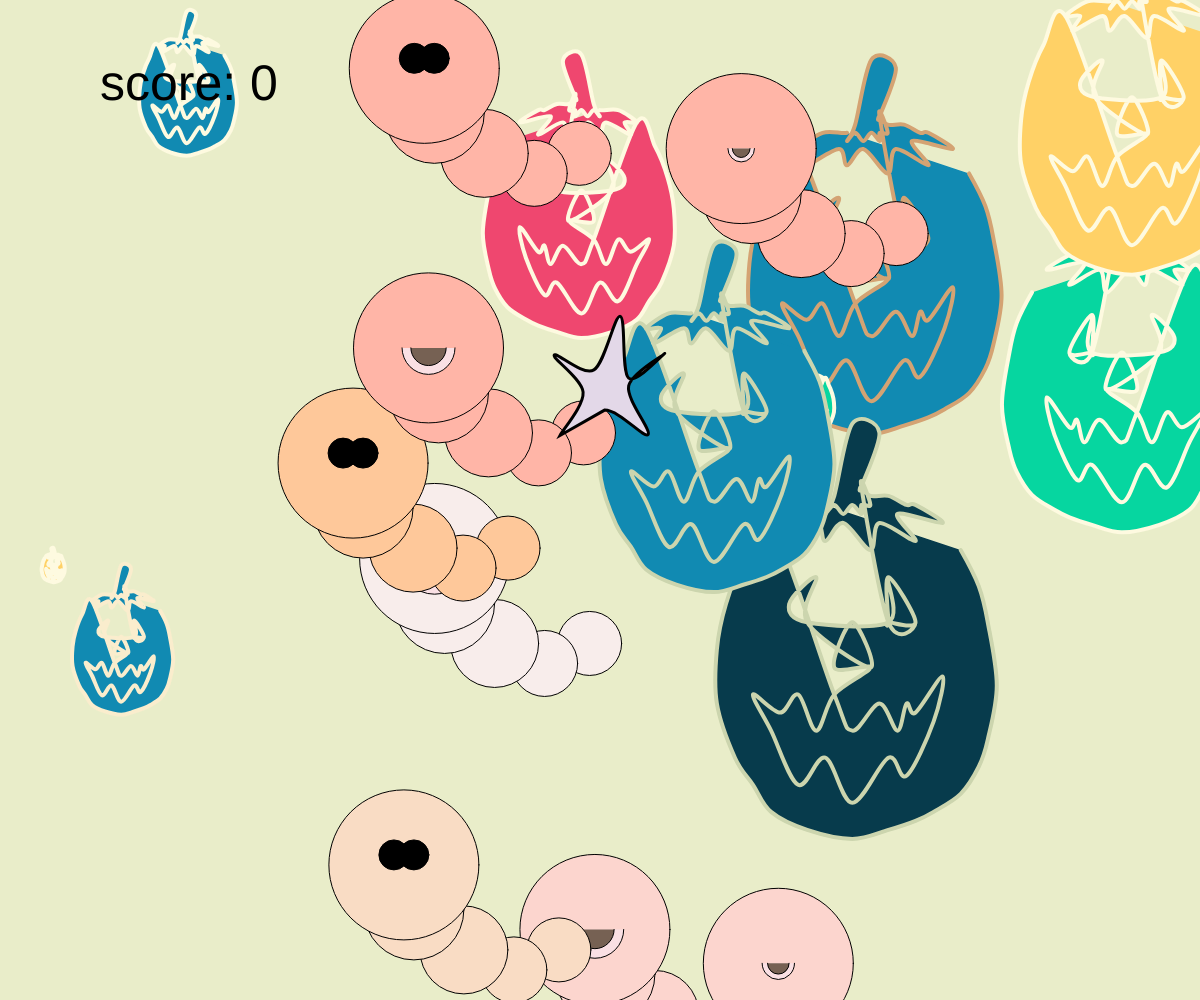
Frame 1 (no input)
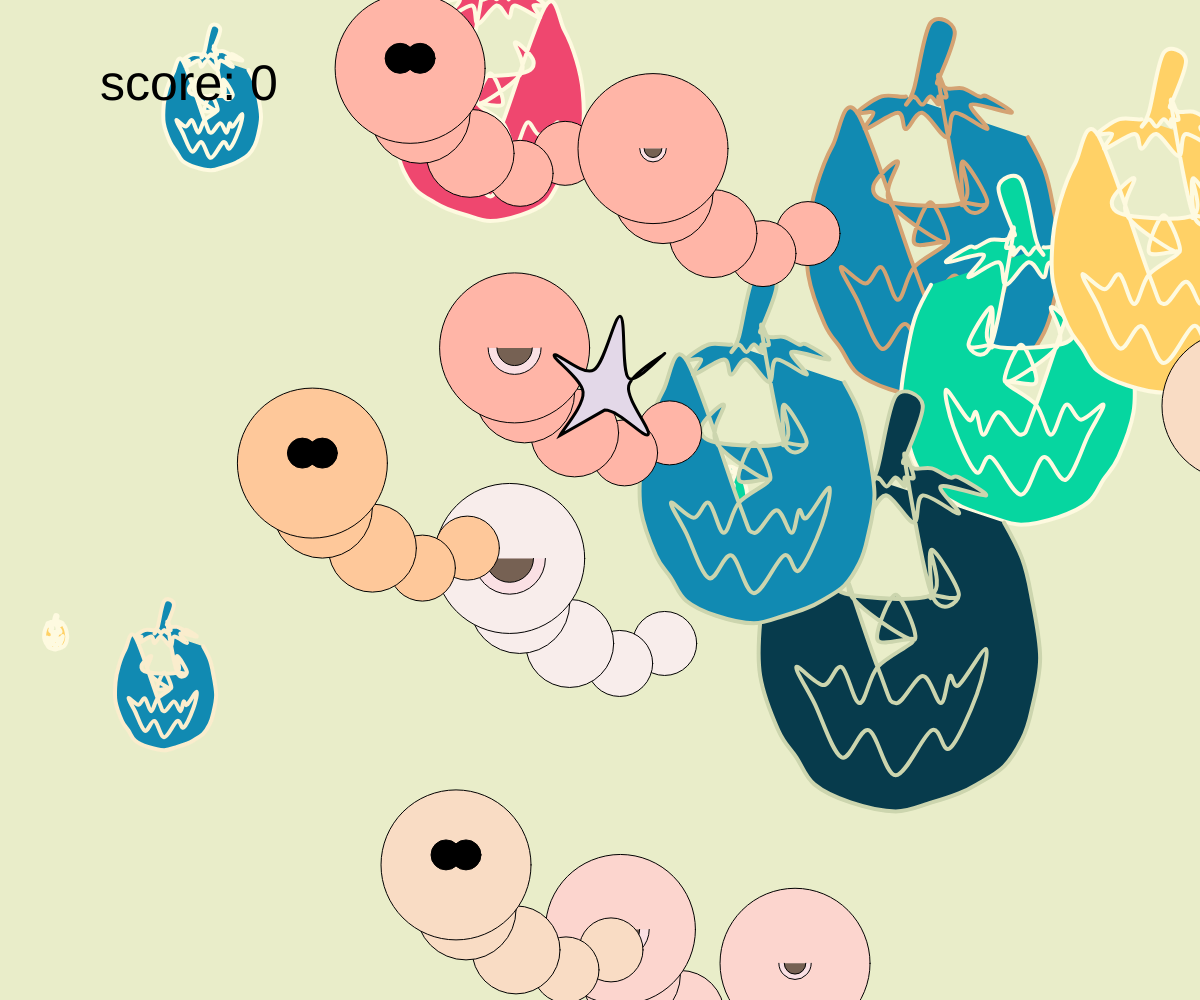
Frame 60 (no input)
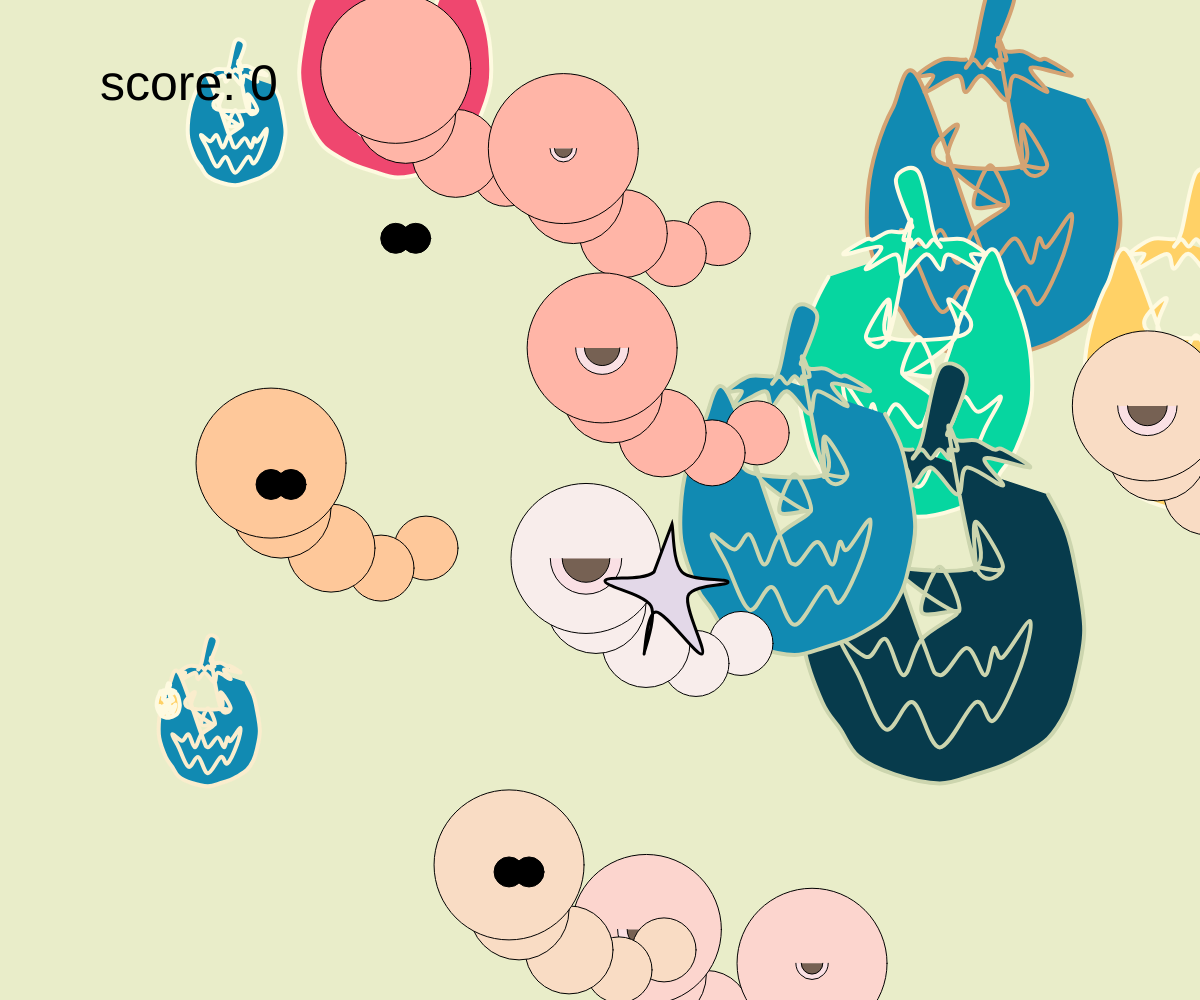
Frame 120 (the mouse pressed at the canvas centre since frame 60)

The p5.js sketch that drew these frames (run headless with seeded random() and noise() and a simulated clock; from frame 60 on, the mouse is pressed at the canvas centre):

// p5.js sketch
// ── sketch.js
//南瓜的葉子
let points1 =[[2, 15], [3, 14], [6, 14],[9, 12],[7, 12],[8, 10],[4, 12],[3, 10],[1, 12],[-2, 9],[-3, 12],[-7, 10],[-5, 13],[-10, 12],[-7, 14],[-6, 14],[-4, 15],[-2, 15],[-1, 16]];
//南瓜的蒂
let points2 = [[-1, 16],[-3, 22],[0,23],[2, 15],[3,13],[2,14],[1,13],[0,14],[-1,13],[-1,14],[-2,14],[-1,16]];
//南瓜的眼睛
let points3 = [[-4,1],[-7,1],[-4,6],[-4,1]]  //左眼
let points4 = [[5,1],[7,3],[4,6],[5,1]];  //右眼
//南瓜的鼻子
let points5 = [[-2,-4],[0,1],[2,-4],[-2,-4]];
//南瓜的嘴巴
let points6 = [[2,-7],[4,-11],[6,-7],[8,-9],[11,-7],[9,-11],[6,-17],[3,-14],[0,-19],[-4,-14],[-6,-16],[-9,-10],[-10,-5],[-7,-9],[-6,-8],[-5,-11],[-3,-8],[0,-11],[2,-7]];
//南瓜的頭
let points7 = [[9,12],[12,8],[14,3],[15,-2],[15,-8],[13,-14],[11,-17],[9,-20],[5,-22],[0,-23],[-4,-22],[-7,-21],[-9,-20],[-12,-18],[-14,-15],[-15,-12],[-16,-6],[-15,1],[-14,5],[-12,9],[-10,12]];
// 宣告子彈物件

//+++++++++++++設定南瓜每個部位會"填滿的顏色"+++++++++++++
var fill_colors1 = "064789-427aa1-ebf2fa-679436-a5be00".split("-").map(a=>"#"+a)  //充滿顏色時會有的顏色選項
var fill_colors2 = "d2ff96-edff7a-e8d33f-d17b0f".split("-").map(a=>"#"+a)  //充滿顏色時會有的顏色選項
var fill_colors3 = "502419-c7cb85-e7a977-ebbe9b".split("-").map(a=>"#"+a)  //充滿顏色時會有的顏色選項
var fill_colors4 = "502419-c7cb85-e7a977-ebbe9b".split("-").map(a=>"#"+a)  //充滿顏色時會有的顏色選項
var fill_colors5 = "fa7921-fe9920-b9a44c-566e3d-0c4767".split("-").map(a=>"#"+a)  //充滿顏色時會有的顏色選項
var fill_colors6 = "fa7921-fe9920-b9a44c-566e3d-0c4767".split("-").map(a=>"#"+a)  //充滿顏色時會有的顏色選項
var fill_colors7 = "ef476f-ffd166-06d6a0-118ab2-073b4c".split("-").map(a=>"#"+a)  //充滿顏色時會有的顏色選項
//+++++++++++++設定南瓜每個部位"邊框(線)的顏色"+++++++++++++
var line_colors1 = "044389-fcff4b-ffad05-7cafc4-5995ed".split("-").map(a=>"#"+a)  //南瓜葉子的顏色選項
var line_colors2 = "cdb4db-ffc8dd-ffafcc-bde0fe-a2d2ff".split("-").map(a=>"#"+a)  //南瓜蒂的顏色選項
var line_colors3 = "22223b-432818-132a13".split("-").map(a=>"#"+a)  //南瓜左眼的顏色選項
var line_colors4 = "22223b-432818-132a13".split("-").map(a=>"#"+a)  //南瓜右眼的顏色選項
var line_colors5 = "03071e-212529".split("-").map(a=>"#"+a)  //南瓜鼻子的顏色選項
var line_colors6 = "463f3a-8a817c-bcb8b1-f4f3ee-e0afa0".split("-").map(a=>"#"+a)  //南瓜嘴巴的顏色選項
var line_colors7 = "ccd5ae-e9edc9-fefae0-faedcd-d4a373".split("-").map(a=>"#"+a)  //南瓜頭的顏色選項


//++++++畫points(南瓜)所有"點"的物件變數++++++
var ball  //"目前要處理"的元件，暫時放在ball裡面
var balls = []  //把產生的"所有"的物件，為物件的倉庫，所有物件的資料都在裡面

//++++++設定飛彈物件的變數+++++++++
var bullet   //"目前要處理"的元件，暫時放在bullet裡面
var bullets = []  //把產生的"所有"的物件，為物件的倉庫，所有物件的資料都在裡面
//+++++++++++++++++++++++++++++++++

//++++++設定毛毛蟲物件的變數+++++++++
var caterpillar   //"目前要處理"的元件，暫時放在caterpillar裡面
var caterpillars = []  //把產生的"所有"的物件，為物件的倉庫，所有物件的資料都在裡面
//+++++++++++++++++++++++++++++++++

//++++++++++++設定砲台的位置
var starP
//+++++++++++++++

var score = 0

//宣告陣列
function setup() {
  createCanvas(windowWidth, windowHeight);
  starP= createVector(width/2,height/2) //預設砲台的位置為(width/2,height/2)
  for (var i=0 ; i<10 ; i=i+1){  //i=0、1，2，3，4....8，9 //迴圈繞30次
    ball = new Obj({})  //產生一個Obj class元件
    balls.push(ball)  //把ball裡面的所有物件放入到ball陣列內
  }
  for(var i=0;i<20;i=i+1){
    caterpillar = new Caterpillar({})
    caterpillars.push(caterpillar) //把caterpillar的物件放入到caterpillars的陣列內
  }
}
function draw() {
  background("#e9edc9");  //有背景顏色，才不會有暫留
  //for (var j = 0 ; j < balls.length ; j =  j+1 ){
  //  ball = balls[j]
  //  ball.draw()  //呼叫物件畫圖
  //  ball.update()  //呼叫物件移動
  //}
 
  if(keyPressed){
    if(key=="ArrowLeft"|| key=="a"){ //按下鍵盤的往左鍵
      starP.x=starP.x-5
    }
    if(key=="ArrowRight"|| key=="d"){//按下鍵盤的右鍵
      starP.x=starP.x+5
    }
    if(key=="ArrowUp"|| key=="w"){//按下鍵盤的往上鍵
      starP.y=starP.y-5
    }
    if(key=="ArrowDown"|| key=="s"){//按下鍵盤的往下鍵
      starP.y=starP.y+5
    }

  }

//南瓜的顯示(產生)
  for (let ball of balls)  //只要是陣列的方式，都可以利用此方式
  {  
    ball.draw()  //繪製南瓜
    ball.update()  //更新南瓜位置
    for(let bullet of bullets){  //檢查每一個飛彈物件
      if(ball.isBallInRanger(bullet.p.x,bullet.p.y)){   //飛彈物件有沒有接觸現在的ball//如果ball.isBallInRanger()為"真"
        balls.splice(balls.indexOf(ball,1))  //從倉庫balls取出被滑鼠按到的"物件編號(balls.indexOf(ball))"，來選擇1個刪除的物件
        bullets.splice(bullets.indexOf(bullet,1))
        score = score + 1
      }
    }
  }
//飛彈的顯示(產生)
  for (let bullet of bullets)  //只要是陣列的方式，都可以利用此方式
  {  
    bullet.draw()  //繪製子彈
    bullet.update()  //更新子彈位置
  }
  // if(Bullet){
  //   Bullet.draw();  //繪製子彈
  //   Bullet.update();  //更新子彈位置
  // }

  //毛毛蟲的顯示(產生)
  for(let caterpillar of caterpillars)//只要是陣列的方式，都可以利用此方式處理
   {
    if(caterpillar.dead==true && caterpillar.timenum>40000000){
      caterpillar.splice(caterpillars.index0f(caterpillar),1)//從倉庫monsters取出，只取一個
    }
    caterpillar.draw()
    caterpillar.update()
    for(let bullet of bullets){  //檢查每一個飛彈物件
      if(caterpillar.isBallInRanger(bullet.p.x,bullet.p.y)){ //飛彈物件有沒有接觸現在的ball現在的ball
        //caterpillars.splice(caterpillars.indexOf(caterpillar),1)//從倉庫balls取出被滑鼠按到的物件編號(balls.indexOf(ball))只取一個
        bullets.splice(bullets.indexOf(bullet),1)
        score = score + 1
        caterpillar.dead =true //代表該物件死掉
      } 
    }
   }

  fill("black")
  textSize(50)  //文字(分數)大小
  text("score:",100,100)  //在座標為(100,100)上，顯示score分數內容
  text(score,250,100)
  push()  //重新規劃原點(0,0)，在視窗的中間
    //++++++++計算角度+++++++++
    let dx = mouseX - width/2
    let dy = mouseY - height/2
    let angle = atan2(dy,dx)  
    translate(starP.x,starP.y) //設定原點(砲台的中心點)放置在視窗中間
    strokeWeight(3) //設定線條粗細
    fill("#E3D8E8")  //設定下面圖形填滿的顏色
    rotate(angle)
    beginShape()  //設定星星(發射球的發射器) 
      curveVertex(72,24)
      curveVertex(54,72)
      curveVertex(5,81)
      curveVertex(51,106)
      curveVertex(44,154)
      curveVertex(56,112)
      curveVertex(102,154)
      curveVertex(88,96)
      curveVertex(128,82)
      curveVertex(82,72)
    endShape(CLOSE)
  pop()  //恢復原本的設定，原點(0,0)在視窗的左上角
}
function gameover(){
  if (score>10){
    noLoop()  //遊戲停止
    fill(255)  //填充的顏色
    textSize(50) //文字大小
    text("YOU WIN",width/2,height/2)  //顯示"YOU WIN"在網頁中間
  }else{
    fill("#E3D8E8")  //填充的顏色
    textSize(50) //文字大小
    text("加油",width/2,height/2)  //顯示"加油"在網頁中間
  }
}

function mousePressed(){  

  //+++++在滑鼠按下的時候產生一個物件(南瓜)+++++
  //ball = new Obj({
  //  p:{x:mouseX,y:mouseY}  //p代表位置(x-->滑鼠的x座標，y-->滑鼠的y座標)
  //})  //在滑鼠按下的地方，產生一個新的Obj class元件
  //balls.push(ball)  //把ball裡面的所有物件放入到ball陣列內(丟到倉庫)

  //+++++在物件上按下滑鼠，一個物件(南瓜)消失，分數加1分+++++
//   for(let ball of balls){  //檢查每一個物件
//     if(ball.isBallInRanger(mouseX,mouseY)){   //如果ball.isBallInRanger()為"真"
//       balls.splice(balls.indexOf(ball,1))  //從倉庫balls取出被滑鼠按到的"物件編號(balls.indexOf(ball))"，來選擇1個刪除的物件
//       score = score + 1
//     }
//   }

  //+++++++++++++按一下產生一個飛彈+++++++++++++
  bullet = new Bullet({
    r:20,
    color:"#FFFFFF",
  })  //在滑鼠按下的地方，產生一個新的Bullet class元件-->產生一個飛彈
  bullets.push(bullet)  //把bullet的物件放到bullet陣列中(丟到倉庫))
}
function keyPressed(){
  if(key==" "){ //按下空白建，發射飛彈，跟按下滑鼠一樣
    bullet = new Bullet({})
    bullets.push(bullet)
    bullet_sound.play()
  }
}
// ── Obj.js
//class:類別、例子
class Obj{  //宣告一個類別，針對畫的圖案(南瓜)
  constructor(args){  //預設值，基本資料(物件的顏色、移動速度、大小、初始顯示位置)
    //this.p = args.p || {x:random(50,width) , y:random(50,height)} //描述該物件的"初始位置"，||(or)，當產生一個物件時，傳給位置參數，則使用該參數，如果沒有傳該參數，就已||(or)後面設定產出
                                                                  //x軸:寬度、y軸:高度  //由(x=50、y=50)位置開始顯示
    this.p = args.p || createVector(random(50,width) , random(50,height))  //把原本的{x:...,y:...}，改用"向量"呈現
    //this.v = {x:random(2,-2) , y:random(2,-2)}  //設定一個物件的"移動速度"  //移動速度為x(2~-2)，y(2~-2)之間
    this.v = createVector(random(2,-2) , random(2,-2))  //把原本的{x:...,y:...}，改用"向量"呈現
    this.size = random(0.5,10)  //一個物件的放大倍率  //放大倍率為(0.5~10)
    
    this.color1= random(fill_colors1)  //充滿顏色
    this.color2= random(fill_colors2)  //充滿顏色
    this.color3= random(fill_colors3)  //充滿顏色
    this.color4= random(fill_colors4)  //充滿顏色
    this.color5= random(fill_colors5)  //充滿顏色
    this.color6= random(fill_colors6)  //充滿顏色
    this.color7= random(fill_colors7)  //充滿顏色

    this.stroke1 = random(line_colors1)  //葉子外框線條顏色
    this.stroke2 = random(line_colors2)  //蒂外框線條顏色
    this.stroke3 = random(line_colors3)  //左眼外框線條顏色
    this.stroke4 = random(line_colors4)  //右眼外框線條顏色
    this.stroke5 = random(line_colors5)  //鼻子外框線條顏色
    this.stroke6 = random(line_colors6)  //嘴巴外框線條顏色
    this.stroke7 = random(line_colors7)  //頭外框線條顏色
  }
  draw(){  //劃出單一個物件形狀
    push()  //執行push()後，依照我的設定，設定原點(0,0)的位置。
      translate(this.p.x,this.p.y)  //以該物件位置為原點
      scale(this.v.x<0?1:-1,-1) //x軸的放大倍率，如果this.v.x<0條件成立，值為1，否則為-1，y軸的-1，為上下翻轉
      fill(this.color1)  //填滿顏色
      fill(this.color2)
      fill(this.color3)
      fill(this.color4)
      fill(this.color5)
      fill(this.color6)
      fill(this.color7)

      stroke(this.stroke1) //線條顏色  
      stroke(this.stroke2) 
      stroke(this.stroke3) 
      stroke(this.stroke4) 
      stroke(this.stroke5) 
      stroke(this.stroke6) 
      stroke(this.stroke7) 

      strokeWeight(4)  //線條粗細 
      beginShape()
        //  scale(1, -1);  //上下翻轉
        for(var k=0 ; k < points1.length ; k=k+1){
          //line(points[k][0]*this.size,points[k][1]*this.size,points[k][2]*this.size) 
          //vertex(points[k][0]*this.size,points[k][1]*this.size)  //只要設定一個點，當指令到ends
          curveVertex(points1[k][0]*this.size,points1[k][1]*this.size)  //畫線為圓弧方式畫圓
        }
        for(var k=0 ; k<points2.length ; k=k+1){
          curveVertex(points2[k][0]*this.size,points2[k][1]*this.size)  //畫線為圓弧方式畫圓
        }
        for(var k=0 ; k<points3.length ; k=k+1){
          curveVertex(points3[k][0]*this.size,points3[k][1]*this.size)  //畫線為圓弧方式畫圓
        }
        for(var k=0 ; k<points3.length ; k=k+1){
          curveVertex(points3[k][0]*this.size,points3[k][1]*this.size)  //畫線為圓弧方式畫圓
        }
        for(var k=0 ; k<points4.length ; k=k+1){
          curveVertex(points4[k][0]*this.size,points4[k][1]*this.size)  //畫線為圓弧方式畫圓
        }
        for(var k=0 ; k<points5.length ; k=k+1){
          curveVertex(points5[k][0]*this.size,points5[k][1]*this.size)  //畫線為圓弧方式畫圓
        }
        for(var k=0 ; k<points6.length ; k=k+1){
          curveVertex(points6[k][0]*this.size,points6[k][1]*this.size)  //畫線為圓弧方式畫圓
        }
        for(var k=0 ; k<points7.length ; k=k+1){
          curveVertex(points7[k][0]*this.size,points7[k][1]*this.size)  //畫線為圓弧方式畫圓
        }
      endShape()
    pop()  //執行pop()，原點(0,0)設定回到視窗左上角
  }
  update(){  //移動的程式碼
    //this.p.x = this.p.x + this.v.x  //x軸目前位置(this.p.x)加上x軸的移動速度(this.v.x)-->變成新的位置
    //this.p.y = this.p.y + this.v.y  //y軸目前位置(this.p.y)加上y軸的移動速度(this.v.y)-->變成新的位置
    this.p.add(this.v)  //設定好向量後，使用add，就可以與上面兩行指令一樣的效果
    //向量sub==>減號

    //知道滑鼠的位置，並建立一個滑鼠的向量
    // let mouseV = createVector(mouseX,mouseY)  //把滑鼠的位置轉換成一個向量值
    // let delta = mouseV.sub(this.p).limit(this.v.mag()*2)  //sub計算出滑鼠所在位置向量(mouseV)到物件向量(this.p)的距離，每次以3為單位移動靠近
    //this.v.mag()代表該物件的速度大小(一個向量有大小與方向)
    // this.p.add(delta)  //設定好向量後，使用add，就可以與上面兩行指令有相同效果
    
    //++++++(下面的if程式碼)用來控制所有的物件(南瓜)位置不會跑出螢幕外++++++
    if(this.p.x<=0 || this.p.x>=width)  //當物件碰到左右邊界，彈回(改變方向)  //x軸碰到左邊(<=)，或是碰到右邊(>=width)
    {
      this.v.x = -this.v.x  //把x軸方向，速度方向改變(用-來做到效果)
    }
    if(this.p.y<=0 || this.p.y>=height) //當物件碰到上下邊界，彈回(改變方向)  //y軸碰到上邊(<=)，或是碰到下邊(>=height)
    {
      this.v.y = -this.v.y  //把y軸方向，速度方向改變(用-來做到效果)
    }
  }
  isBallInRanger(x,y){  //功能:判斷滑鼠按下的位置是否在物件範圍內，如果是:物件要消失，如果不是:物件還是存在
    let d = dist(x,y,this.p.x,this.p.y)  //計算兩點(滑鼠按下的點、物件的中心點)之間的距離，放到d變數內
    if(d<16.25*this.size){  //計算碰到物件的大小-->用上下左右的平均值再乘以放大倍率(this.size)
      return true  //滑鼠與物件的距離小於物件的寬度，代表碰到物件，則傳回true的值
    }  
    else{
      return false  //滑鼠與物件的距離大於物件的寬度，代表沒有碰到物件，則傳回false的值
    }
  }
}
// ellipse(this.p.x/2+10, this.p.y/2-15,this.r)
// this.p.x/2+10, this.p.y/2-15
// ellipse(this.p.x/2+10+map(mouseX,0,width,-20,20),this.p.y/2-15+map(mouseY,0,this.p.y,-20,20),40) //眼睛跟著滑鼠位置做移動
// ── bullet.js
//定義一個bullet 物件的class

class Bullet{
    constructor(args){
        this.r =args.r || 10 //設計的飛彈有大有小時就傳參數，就傳參數args.r來設定飛彈大小，沒有傳參數就以10為主
        this.p = args.p || starP.copy()  //createVector(width/2,height/2) //建立一個向量，{x:width/2,y:height/2}
        this.v = args.v || createVector(mouseX-width/2,mouseY-height/2).limit(10)
        this.color = args.color || "#FFFFFF"
    }
    draw(){ //畫出物件程式碼
        push() 
            translate(this.p.x,this.p.y)
            fill(this.color)
            noStroke()
            ellipse(0,0,this.r)
        pop()  
    }
    update(){ //計算出移動後的位置
        // this.p.x = this.p.x +this.v.x //x軸目前位置(this.p.x)加上x軸的移動速度(this.v.x)
        // this.p.y = this.p.y +this.v.y //y軸目前位置(this.p.y)加上y軸的移動速度(this.v.y)
        this.p.add(this.v)      
    }
  }
// ── caterpillar.js
var caterpillar_colors = "ffb5a7-fcd5ce-f8edeb-f9dcc4-fec89a".split("-").map(a=>"#"+a)

class Caterpillar{ //宣告一個怪物類別，名稱為Monster
    constructor(args){
        this.r = random(50,150) //設計怪物的主題，如果有傳參數args.r來設定怪物大小，沒有傳參數就以100為主
        this.p = args.p || createVector(random(width),random(height)) //建立一個向量，{x:width/2,y:height/2}
        this.v = args.v || createVector(random(-1,1,random))//一定的速度，如果沒有傳args參數，就會利用亂數抽出x,y軸的移動速度
        this.color = args.color || random(caterpillar_colors)
        this.mode = random(["big","small"])
        this.dead = false //死亡為"否"-->代表活著
        this.timenum = 0 //延長時間讓它顯示死亡後的畫面
    }
    draw(){ //畫出元件
        if(this.dead==false){
        
            push() //重新設定圓點位置
                translate(this.p.x,this.p.y) //把原點(0,0)座標移動到物件中心位置
                fill(this.color)
                strokeWeight(1)
                beginShape()
                    // ellipse(this.p.x/2+210, this.p.y/2+10, 72, 60)
                    // ellipse(this.p.x/2+190, this.p.y/2+30, 78, 66)
                    ellipse(this.p.x/2+165, this.p.y/2+70, 64, 64)
                    ellipse(this.p.x/2+120, this.p.y/2+90, 66, 66)
                    ellipse(this.p.x/2+70, this.p.y/2+70, 88, 88)
                    ellipse(this.p.x/2+20, this.p.y/2+30, 100, 100)
                    ellipse(this.p.x/2+10, this.p.y/2-15, 150, 150)
        
                endShape();
                //+++++++++++++++++++++++++
                if(this.mode=="big"){
                    fill("black")
                    ellipse(this.p.x/2+10+map(mouseX,0,width,-10,10),this.p.y/2-15+map(mouseY,0,this.p.y,-10,10),30) //眼睛跟著滑鼠位置做移動
                    ellipse(this.p.x/2+30+map(mouseX,0,width,-10,10),this.p.y/2-15+map(mouseY,0,this.p.y,-10,10),30) //眼睛跟著滑鼠位置做移動
                }else{
                    fill("#fae0e4")
                    arc(this.p.x/2+10, this.p.y/2-15,this.r/2,this.r/2,0,PI)
                    fill("#766153")
                    arc(this.p.x/2+10, this.p.y/2-15,this.r/3,this.r/3,0,PI)
                }
                // stroke(this.color)
                // 

            pop() //恢復原點到整個視窗的左上角
        }
        else{ //怪物死亡的畫面
            this.timenum=this.timenum+1
            push()
                translate(this.p.x,this.p.y) //把原點(0,0)座標移動到物件中心位置
                fill("#ffd6ff")  //填滿this.color其中一個顏色
                //ellipse(0,0,this.r)
                strokeWeight(4)  //線條粗細
                noFill()  //不填滿
                fill("#FFFFFF")
                arc(0,0,this.r/3,this.r/3,0,PI)
                //++++++變成五條虛線++++++
                for(var j=0;j<5;j++){
                    rotate(PI/4)
                    beginShape()
                        for(var i=0;i<this.r/3;i++){
                            fill("#ffd6ff")
                            vertex(this.r/3+i,sin(i/4+frameCount/7)*5)
                        }
                    endShape()
                }
            pop()
        }
    }
      

    update(){ //計算出移動元件後的位置
        this.p.add(this.v)
        //++++++++++++++++++++++碰壁彈回++++++++++
        if(this.p.x<=0 || this.p.x>=width){//x軸碰到左邊(<=0)，或是碰到右邊(>=width)
            this.v.x = -this.v.x //把速度方向改變
          }
          if(this.p.y<=0 || this.p.y>=height){//y軸碰到上邊(<=0)，或是碰到下邊(>=height)
            this.v.y = -this.v.y //把y軸方縣，速度方向改變
      
      
          }

    }
    isBallInRanger(x,y){//功能:判斷滑鼠按下的位置是否在物件的範圍內
        let d = dist(x,y,this.p.x,this.p.y) //計算兩點(滑鼠按下與物件中心點)之間的距離，放到d變數內
        if(d<this.r/2){
          return true //滑鼠與物件的距離小於物件的寬度，代表碰觸了，則傳回true的值
        }else{
          return false//滑鼠與物件的距離大於物件的寬度，代表沒有碰觸，則傳回false的值(未碰觸)
        } 
       }
    }
